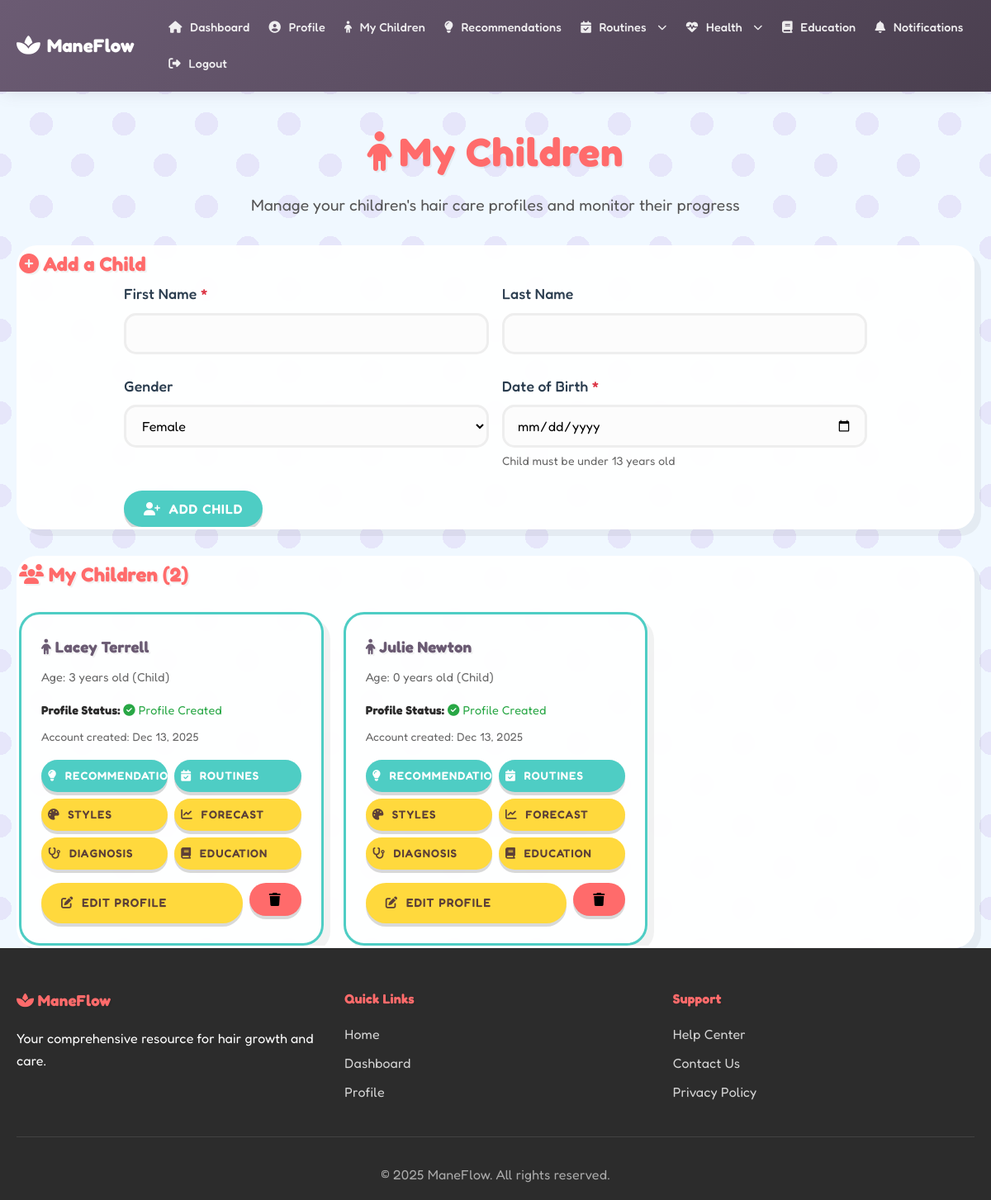
Screenshot of /children.php (signed in) with the database file from the repository.
### tables this page shows
CREATE TABLE `users` (
  `user_id` int NOT NULL,
  `email` varchar(255) NOT NULL,
  `password_hash` varchar(255) NOT NULL,
  `first_name` varchar(100) DEFAULT NULL,
  `last_name` varchar(100) DEFAULT NULL,
  `gender` enum('female','male','other','prefer_not_to_say') DEFAULT 'female',
  `date_of_birth` date DEFAULT NULL,
  `created_at` timestamp NOT NULL DEFAULT CURRENT_TIMESTAMP,
  `updated_at` timestamp NOT NULL DEFAULT CURRENT_TIMESTAMP ON UPDATE CURRENT_TIMESTAMP,
  `last_login` timestamp NULL DEFAULT NULL,
  `is_active` tinyint(1) DEFAULT '1',
  `offline_mode_enabled` tinyint(1) DEFAULT '1',
  `last_sync` timestamp NULL DEFAULT NULL,
  `hormonal_status` enum('pre_puberty','puberty','reproductive','perimenopause','menopause','post_menopause','andropause','not_applicable') DEFAULT 'not_applicable',
  `parent_user_id` int DEFAULT NULL,
  `is_child_account` tinyint(1) DEFAULT '0',
  `child_age_when_created` int DEFAULT NULL,
  `failed_login_attempts` int DEFAULT '0',
  `lockout_until` datetime DEFAULT NULL
);

### children.php (the view, shortened to what this page needs)
<?php
$userId = $_SESSION['user_id'];
$conn = getDBConnection();
    ?>
    <?php
$childrenStmt = $conn->prepare("
    SELECT
        c.user_id,
        c.first_name,
        c.last_name,
        c.date_of_birth,
        c.gender,
        TIMESTAMPDIFF(YEAR, c.date_of_birth, CURDATE()) AS current_age,
        c.created_at AS account_created,
        CASE
          WHEN EXISTS (SELECT 1 FROM user_hair_profiles WHERE user_id = c.user_id)
          THEN 1
          ELSE 0
        END AS has_profile,
        (SELECT profile_id FROM user_hair_profiles WHERE user_id = c.user_id LIMIT 1) AS profile_id
    FROM users c
    WHERE c.parent_user_id = ?
      AND c.is_child_account = 1
      AND c.is_active = 1
    ORDER BY c.created_at DESC
");
$childrenStmt->bind_param("i", $userId);
$childrenStmt->execute();
$result = $childrenStmt->get_result();
$children = [];
while ($row = $result->fetch_assoc()) {
    $age = $row['current_age'];
    $ageGroup = 'senior';
    if ($age < 13) $ageGroup = 'child';
    elseif ($age >= 13 && $age <= 19) $ageGroup = 'teen';
    elseif ($age >= 20 && $age <= 35) $ageGroup = 'young_adult';
    elseif ($age >= 36 && $age <= 50) $ageGroup = 'adult';
    elseif ($age >= 51 && $age <= 65) $ageGroup = 'middle_aged';
    $row['age_group'] = $ageGroup;
    $children[] = $row;
}
include 'includes/header.php';
?>
<div class="container">
    <div class="page-header">
        <h1><i class="fas fa-child"></i> My Children</h1>
        <p>Manage your children's hair care profiles and monitor their progress</p>
    </div>
    <div class="card" style="margin-bottom: 2rem;">
        <h2><i class="fas fa-plus-circle"></i> Add a Child</h2>
        <form method="POST" action="children.php" class="profile-form" id="addChildForm" onsubmit="console.log('Form submitting...', this); return true;">
            <div class="form-row">
                <div class="form-group">
                    <label for="child_first_name">First Name <span class="required">*</span></label>
                    <input type="text" id="child_first_name" name="child_first_name" required
                           value="<?php echo htmlspecialchars($_POST['child_first_name'] ?? ''); ?>">
                </div>
                <div class="form-group">
                    <label for="child_last_name">Last Name</label>
                    <input type="text" id="child_last_name" name="child_last_name"
                           value="<?php echo htmlspecialchars($_POST['child_last_name'] ?? ''); ?>">
                </div>
            </div>
            <div class="form-row">
                <div class="form-group">
                    <label for="child_gender">Gender</label>
                    <select id="child_gender" name="child_gender">
                        <option value="female" <?php echo ($_POST['child_gender'] ?? 'female') === 'female' ? 'selected' : ''; ?>>Female</option>
                    </select>
                </div>
                <div class="form-group">
                    <label for="child_date_of_birth">Date of Birth <span class="required">*</span></label>
                    <input type="date" id="child_date_of_birth" name="child_date_of_birth" required
                           value="<?php echo htmlspecialchars($_POST['child_date_of_birth'] ?? ''); ?>"
                           max="<?php echo date('Y-m-d', strtotime('-1 day')); ?>"
                           min="<?php echo date('Y-m-d', strtotime('-12 years')); ?>">
                    <small>Child must be under 13 years old</small>
                </div>
            </div>
            <button type="submit" name="add_child" value="1" class="btn btn-primary" id="addChildBtn">
                <i class="fas fa-user-plus"></i> Add Child
            </button>
        </form>
    </div>
    <div class="card">
        <h2><i class="fas fa-users"></i> My Children (<?php echo count($children); ?>)</h2>
        <?php if (empty($children)): ?>
            <div class="alert alert-info">
                <i class="fas fa-info-circle"></i> You haven't added any children yet. Add a child above to get started!
            </div>
        <?php else: ?>
            <div class="children-grid" style="display: grid; grid-template-columns: repeat(auto-fill, minmax(300px, 1fr)); gap: 1.5rem; margin-top: 1.5rem;">
                <?php foreach ($children as $child): ?>
                    <div class="child-card" style="border: 1px solid var(--border-color); border-radius: 8px; padding: 1.5rem; background: var(--card-bg);">
                        <div style="display: flex; justify-content: space-between; align-items: start; margin-bottom: 1rem;">
                            <div>
                                <h3 style="margin: 0; color: var(--primary-color);">
                                    <i class="fas fa-child"></i> <?php echo htmlspecialchars($child['first_name'] . ' ' . ($child['last_name'] ?? '')); ?>
                                </h3>
                                <p style="margin: 0.5rem 0 0 0; color: var(--text-light); font-size: 0.9rem;">
                                    Age: <?php echo $child['current_age']; ?> years old<?php if (isset($child['age_group'])): ?> (<?php echo ucfirst(str_replace('_', ' ', $child['age_group'])); ?>)<?php endif; ?>
                                </p>
                            </div>
                        </div>
                        <div style="margin-bottom: 1rem;">
                            <p style="margin: 0.5rem 0; font-size: 0.9rem;">
                                <strong>Profile Status:</strong>
                                <?php if ($child['has_profile']): ?>
                                    <span style="color: var(--success-color);"><i class="fas fa-check-circle"></i> Profile Created</span>
                                <?php else: ?>
                                    <span style="color: var(--warning-color);"><i class="fas fa-exclamation-circle"></i> No Profile Yet</span>
                                <?php endif; ?>
                            </p>
                            <?php if (isset($child['account_created'])): ?>
                                <p style="margin: 0.5rem 0; font-size: 0.85rem; color: var(--text-light);">
                                    Account created: <?php echo date('M j, Y', strtotime($child['account_created'])); ?>
                                </p>
                            <?php endif; ?>
                        </div>
<div style="display: flex; flex-direction: column; gap: 0.5rem; margin-top: 1rem;">
                            <?php if ($child['has_profile']): ?>
                                <div style="display: grid; grid-template-columns: 1fr 1fr; gap: 0.5rem;">
                                    <a href="recommendations.php?child_id=<?php echo $child['user_id']; ?>" class="btn btn-primary" style="font-size: 0.85rem; padding: 0.5rem;">
                                        <i class="fas fa-lightbulb"></i> Recommendations
                                    </a>
                                    <a href="routines.php?child_id=<?php echo $child['user_id']; ?>" class="btn btn-primary" style="font-size: 0.85rem; padding: 0.5rem;">
                                        <i class="fas fa-calendar-check"></i> Routines
                                    </a>
                                    <a href="styles.php?child_id=<?php echo $child['user_id']; ?>" class="btn btn-secondary" style="font-size: 0.85rem; padding: 0.5rem;">
                                        <i class="fas fa-palette"></i> Styles
                                    </a>
                                    <a href="forecast.php?child_id=<?php echo $child['user_id']; ?>" class="btn btn-secondary" style="font-size: 0.85rem; padding: 0.5rem;">
                                        <i class="fas fa-chart-line"></i> Forecast
                                    </a>
                                    <a href="diagnosis.php?child_id=<?php echo $child['user_id']; ?>" class="btn btn-secondary" style="font-size: 0.85rem; padding: 0.5rem;">
                                        <i class="fas fa-stethoscope"></i> Diagnosis
                                    </a>
                                    <a href="education.php?child_id=<?php echo $child['user_id']; ?>" class="btn btn-secondary" style="font-size: 0.85rem; padding: 0.5rem;">
                                        <i class="fas fa-book"></i> Education
                                    </a>
                                </div>
                                <div style="display: flex; gap: 0.5rem; margin-top: 0.5rem;">
                                    <a href="profile.php?child_id=<?php echo $child['user_id']; ?>" class="btn btn-secondary" style="flex: 1; font-size: 0.9rem;">
                                        <i class="fas fa-edit"></i> Edit Profile
                                    </a>
                                    <form method="POST" action="children.php" style="display: inline;" onsubmit="return confirm('Are you sure you want to delete this child account? This action cannot be undone.');">
                                        <button type="submit" name="delete_child" class="btn btn-danger" title="Delete Child Account">
                                            <i class="fas fa-trash"></i>
                                        </button>
                                    </form>
                                </div>
                            <?php endif; ?>
                        </div>
                    </div>
                <?php endforeach; ?>
            </div>
        <?php endif; ?>
    </div>
</div>
<?php include 'includes/footer.php'; ?>

### css/style.css (style rules this page uses)
* { margin: 0; padding: 0; box-sizing: border-box; }
:root { --primary-color: #6B5B73; --primary-dark: #4A3F4F; --primary-light: #8B7A93; --secondary-color: #C4B5A0; --accent-color: #D4C4B0; --text-dark: #2C2C2C; --text-light: #666; --bg-light: #F5F3F0; --bg-white: #FFFFFF; --bg-cream: #FAF8F5; --border-color: #E0DCD5; --success-color: #28A745; --error-color: #DC3545; --info-color: #17A2B8; --warning-color: #FFC107; --shadow: 0 2px 10px rgba(0, 0, 0, 0.08); --shadow-lg: 0 4px 20px rgba(0, 0, 0, 0.12); }
body { font-family: 'Outfit', 'Segoe UI', sans-serif; color: var(--text-dark); background-color: var(--bg-light); line-height: 1.7; -webkit-font-smoothing: antialiased; letter-spacing: 0.01em; min-height: 100vh; display: flex; flex-direction: column; }
.container { max-width: 1200px; margin: 0 auto; padding: 0 20px; width: 100%; }
.btn { padding: 0.85rem 2rem; border: none; border-radius: 50px; font-size: 1rem; cursor: pointer; text-decoration: none; display: inline-flex; align-items: center; gap: 0.6rem; transition: all 0.3s cubic-bezier(0.4, 0, 0.2, 1); font-weight: 600; letter-spacing: 0.02em; position: relative; overflow: hidden; }
.btn-primary { background: var(--primary-color); color: white; box-shadow: 0 4px 15px rgba(107, 91, 115, 0.3); }
.btn-secondary { background: white; color: var(--primary-color); border: 1px solid rgba(107, 91, 115, 0.1); box-shadow: 0 2px 10px rgba(0, 0, 0, 0.05); }
.form-group { margin-bottom: 1.5rem; }
.form-group label { display: block; margin-bottom: 0.5rem; color: var(--text-dark); font-weight: 500; }
.required { color: var(--error-color); }
.form-group input, .form-group select, .form-group textarea { width: 100%; padding: 0.9rem 1.25rem; border: 1px solid var(--border-color); border-radius: 12px; font-size: 1rem; transition: all 0.3s; background: #fcfcfc; }
.form-group small { display: block; margin-top: 0.25rem; color: var(--text-light); font-size: 0.875rem; }
.form-row { display: grid; grid-template-columns: 1fr 1fr; gap: 1rem; }
.page-header { margin: 2rem 0; text-align: center; }
.page-header h1 { font-size: 2.5rem; margin-bottom: 0.5rem; color: var(--text-dark); display: flex; align-items: center; justify-content: center; gap: 0.5rem; }
.page-header p { color: var(--text-light); font-size: 1.1rem; }
.profile-form { max-width: 900px; margin: 0 auto; }

### css/child-theme.css (style rules this page uses)
:root { --cartoon-primary: #FF6B6B; --cartoon-secondary: #4ECDC4; --cartoon-accent: #FFE66D; --cartoon-dark: #2C3E50; --cartoon-text: #2C3E50; --cartoon-bg: #F7F9FC; }
body { background-color: #f0f8ff; background-image: radial-gradient(#e6e6fa 20%, transparent 20%), radial-gradient(#e6e6fa 20%, transparent 20%); background-position: 0 0, 50px 50px; background-size: 100px 100px; }
.container { font-family: 'Fredoka', cursive; }
h1, h2, h3, h4, h5, h6, .page-header h1 { font-family: 'Fredoka', cursive; color: var(--cartoon-primary); text-shadow: 2px 2px 0px rgba(0,0,0,0.05); }
.page-header h1 { font-size: 3rem; letter-spacing: 1px; }
.page-header p { font-size: 1.2rem; color: #555; }
.card, .child-card { border-radius: 25px !important; border: 3px solid white; box-shadow: 8px 8px 0px rgba(0,0,0,0.05) !important; background: rgba(255, 255, 255, 0.95); overflow: hidden; transition: transform 0.3s cubic-bezier(0.175, 0.885, 0.32, 1.275); }
.form-group label { font-family: 'Fredoka', cursive; font-weight: 500; color: var(--cartoon-dark); font-size: 1.1rem; }
.form-group input, .form-group select { border-radius: 15px; border: 3px solid #eee; padding: 12px 15px; font-family: 'Fredoka', cursive; transition: all 0.3s cubic-bezier(0.175, 0.885, 0.32, 1.275); }
.btn { border-radius: 50px; font-family: 'Fredoka', cursive; font-weight: 600; text-transform: uppercase; letter-spacing: 1px; padding: 12px 24px; border: none; transition: all 0.2s cubic-bezier(0.175, 0.885, 0.32, 1.275); box-shadow: 0 4px 0 rgba(0,0,0,0.15); transform-origin: center; }
.btn-primary { background-color: var(--cartoon-secondary) !important; color: white; }
.btn-secondary { background-color: #FFD93D !important; color: #5d4037 !important; }
.btn-danger { background-color: var(--cartoon-primary) !important; }
.child-card { border: 3px solid var(--cartoon-secondary) !important; }

### rows the page displays
users: first_name+last_name "Lacey Terrell", current_age "3", age_group "Child", created_at "Dec 13, 2025"
users: first_name+last_name "Julie Newton", current_age "0", age_group "Child", created_at "Dec 13, 2025"

### other values shown
count($children) "2"
